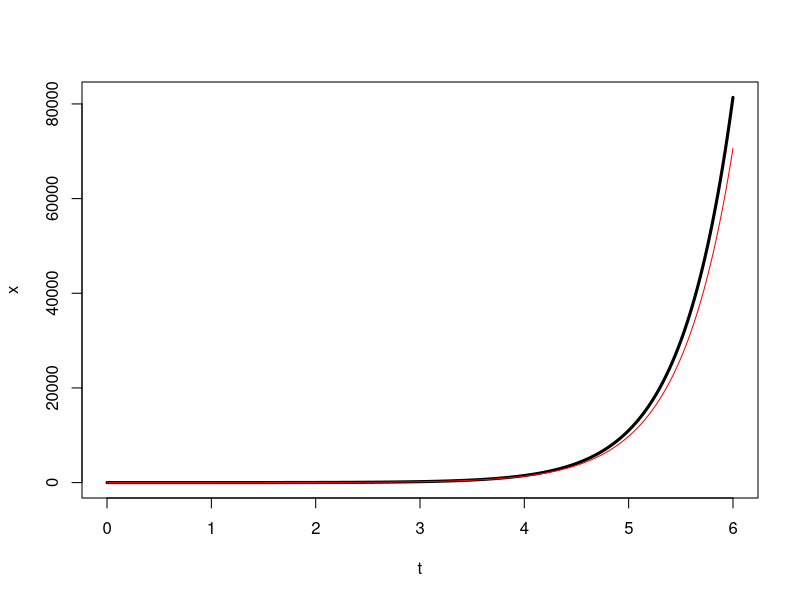

Source code (R):
n = 500

t = seq(0, 6, length.out = n)

x = exp(-2*t) + exp(2*t)/2 - 1/2

plot(t,x, type='l', lwd=3)

Integral <- function(x1=0, del1=0){
  xx = matrix(rep(0, 2*n), nrow=2)
  xx[,1] = x1
  A = matrix(c(0,1,4,0), ncol=2)

  for (i in 2:n){
    x2 = x1 + del1 * (A %*% x1 + c(2,0))
    x1 = x2
    xx[,i] = x1
  }
  ret = xx
}

x1 = c(-1,1)
del1 = t[2] - t[1]
x = Integral(x1, del1)
points(t, x[2,], type='l', col='red')
